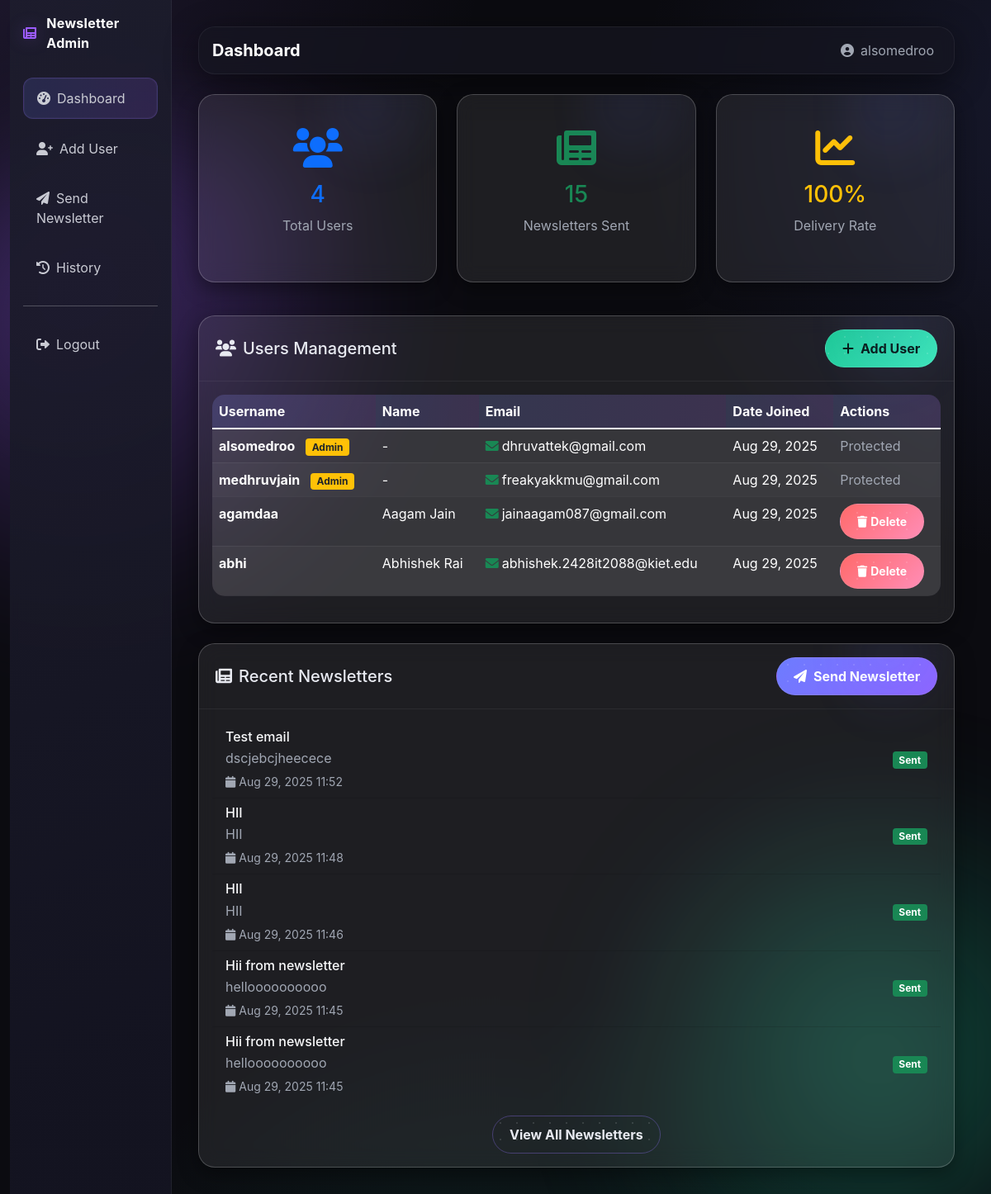
The page /newsletter/ (signed in) on the database its author committed.
### newsletter/models.py (models this page shows, shortened)
class Newsletter(models.Model):
    title = models.CharField(max_length=200)
    description = models.TextField()
    created_at = models.DateTimeField(auto_now_add=True)
    sent_at = models.DateTimeField(auto_now_add=True)
    class Meta:
        ordering = ['-created_at']

### newsletter/views.py (the view)
# urls.py: path('', views.dashboard, name='dashboard'),
@user_passes_test(is_admin)
def dashboard(request):
    users = User.objects.all().order_by('date_joined')
    newsletters = Newsletter.objects.all()[:5]  # Last 5 newsletters
    context = {
        'users': users,
        'newsletters': newsletters,
        'total_users': users.count(),
        'total_newsletters': Newsletter.objects.count(),
    }
    return render(request, 'newsletter/dashboard.html', context)

### newsletter/views.py (called while the page is built)
def is_admin(user):
    return user.is_authenticated and user.is_superuser

### templates/newsletter/dashboard.html (shortened to what this page needs)
{% extends 'newsletter/base.html' %}
{% block page_title %}Dashboard{% endblock %}
{% block content %}
<div class="row mb-4">
    <div class="col-md-4 mb-3">
        <div class="card text-center p-4">
            <div class="card-body">
                <i class="fas fa-users fa-3x text-primary mb-3"></i>
                <h3 class="text-primary">{{ total_users }}</h3>
                <p class="text-muted">Total Users</p>
            </div>
        </div>
    </div>
    <div class="col-md-4 mb-3">
        <div class="card text-center p-4">
            <div class="card-body">
                <i class="fas fa-newspaper fa-3x text-success mb-3"></i>
                <h3 class="text-success">{{ total_newsletters }}</h3>
                <p class="text-muted">Newsletters Sent</p>
            </div>
        </div>
    </div>
    <div class="col-md-4 mb-3">
        <div class="card text-center p-4">
            <div class="card-body">
                <i class="fas fa-chart-line fa-3x text-warning mb-3"></i>
                <h3 class="text-warning">100%</h3>
                <p class="text-muted">Delivery Rate</p>
            </div>
        </div>
    </div>
</div>
<div class="card mb-4">
    <div class="card-header d-flex justify-content-between align-items-center">
        <h5 class="mb-0"><i class="fas fa-users me-2"></i>Users Management</h5>
        <a href="{% url 'newsletter:add_user' %}" class="btn btn-success">
            <i class="fas fa-plus me-2"></i>Add User
        </a>
    </div>
    <div class="card-body">
        {% if users %}
            <div class="table-responsive">
                <table class="table table-striped table-hover">
                    <thead>
                        <tr>
                            <th>Username</th>
                            <th>Name</th>
                            <th>Email</th>
                            <th>Date Joined</th>
                            <th>Actions</th>
                        </tr>
                    </thead>
                    <tbody>
                        {% for user in users %}
                            <tr>
                                <td>
                                    <strong>{{ user.username }}</strong>
                                    {% if user.is_superuser %}
                                        <span class="badge bg-warning text-dark ms-2">Admin</span>
                                    {% endif %}
                                </td>
                                <td>{{ user.get_full_name|default:"-" }}</td>
                                <td>
                                    {% if user.email %}
                                        <i class="fas fa-envelope text-success me-1"></i>{{ user.email }}
                                    {% else %}
                                        <span class="text-muted">No email</span>
                                    {% endif %}
                                </td>
                                <td>{{ user.date_joined|date:"M d, Y" }}</td>
                                <td>
                                    {% if not user.is_superuser %}
                                        <button class="btn btn-danger btn-sm"
                                                onclick="confirmDelete('{{ user.username }}', {{ user.id }})">
                                            <i class="fas fa-trash me-1"></i>Delete
                                        </button>
                                    {% else %}
                                        <span class="text-muted">Protected</span>
                                    {% endif %}
                                </td>
                            </tr>
                        {% endfor %}
                    </tbody>
                </table>
            </div>
        {% endif %}
    </div>
</div>
<div class="card">
    <div class="card-header d-flex justify-content-between align-items-center">
        <h5 class="mb-0"><i class="fas fa-newspaper me-2"></i>Recent Newsletters</h5>
        <a href="{% url 'newsletter:send_newsletter' %}" class="btn btn-primary">
            <i class="fas fa-paper-plane me-2"></i>Send Newsletter
        </a>
    </div>
    <div class="card-body">
        {% if newsletters %}
            <div class="list-group list-group-flush">
                {% for newsletter in newsletters %}
                    <div class="list-group-item d-flex justify-content-between align-items-center bg-transparent text-light">
                        <div>
                            <h6 class="mb-1">{{ newsletter.title }}</h6>
                            <p class="mb-1 text-muted">{{ newsletter.description|truncatewords:10 }}</p>
                            <small class="text-muted"><i class="fas fa-calendar me-1"></i>{{ newsletter.sent_at|date:"M d, Y H:i" }}</small>
                        </div>
                        <span class="badge bg-success">Sent</span>
                    </div>
                {% endfor %}
            </div>
            <div class="text-center mt-3">
                <a href="{% url 'newsletter:history' %}" class="btn btn-outline-primary">View All Newsletters</a>
            </div>
        {% else %}
            <div class="text-center py-4">
                <i class="fas fa-newspaper fa-3x text-muted mb-3"></i>
                <h6 class="text-muted">No newsletters sent yet</h6>
                <p class="text-muted">Create and send your first newsletter!</p>
            </div>
        {% endif %}
    </div>
</div>
{% endblock %}

### templates/newsletter/base.html (shortened to what this page needs)
<!DOCTYPE html>
<html lang="en">
<head>
  <link href="https://cdn.jsdelivr.net/npm/bootstrap@5.1.3/dist/css/bootstrap.min.css" rel="stylesheet"/>
  <link href="https://cdnjs.cloudflare.com/ajax/libs/font-awesome/6.0.0/css/all.min.css" rel="stylesheet"/>
</head>
<body>
  <div class="bg-animated" aria-hidden="true"></div>
  <div class="container-fluid">
    <div class="row g-0">
      <div class="col-lg-2 col-md-3 sidebar p-3">
        <div class="brand mb-4">
          <i class="fas fa-newspaper"></i>
          <span>Newsletter Admin</span>
        </div>
        <nav class="nav flex-column">
          <a class="nav-link {% if request.resolver_match.url_name == 'dashboard' %}active{% endif %}"
             href="{% url 'newsletter:dashboard' %}">
            <i class="fas fa-tachometer-alt me-2"></i>Dashboard
          </a>
          <a class="nav-link {% if request.resolver_match.url_name == 'add_user' %}active{% endif %}"
             href="{% url 'newsletter:add_user' %}">
            <i class="fas fa-user-plus me-2"></i>Add User
          </a>
          <a class="nav-link {% if request.resolver_match.url_name == 'send_newsletter' %}active{% endif %}"
             href="{% url 'newsletter:send_newsletter' %}">
            <i class="fas fa-paper-plane me-2"></i>Send Newsletter
          </a>
          <a class="nav-link {% if request.resolver_match.url_name == 'history' %}active{% endif %}"
             href="{% url 'newsletter:history' %}">
            <i class="fas fa-history me-2"></i>History
          </a>
          <hr/>
          <a class="nav-link" href="/admin/logout/">
            <i class="fas fa-sign-out-alt me-2"></i>Logout
          </a>
        </nav>
      </div>
      <div class="col-lg-10 col-md-9 main-content">
        <div class="row mb-4">
          <div class="col">
            <nav class="navbar navbar-expand-lg px-3">
              <div class="container-fluid px-0">
                <span class="navbar-brand mb-0 h1">
                  {% block page_title %}Newsletter Dashboard{% endblock %}
                </span>
                <div class="navbar-nav ms-auto">
                  <span class="nav-link">
                    <i class="fas fa-user-circle me-2"></i>{{ user.get_full_name|default:user.username }}
                  </span>
                </div>
              </div>
            </nav>
          </div>
        </div>
        {% block content %}{% endblock %}
      </div>
    </div>
  </div>
</body>
</html>

### templates/newsletter/dashboard.html (style rules this page uses)
body { background: linear-gradient(-45deg, #0f2027, #203a43, #2c5364, #1b2735); background-size: 400% 400%; animation: gradientBG 12s ease infinite; color: #f0f0f0; }
.card { background: rgba(255, 255, 255, 0.08); backdrop-filter: blur(12px); border-radius: 20px; border: 1px solid rgba(255, 255, 255, 0.2); box-shadow: 0 8px 25px rgba(0,0,0,0.4); transition: transform 0.3s ease, box-shadow 0.3s ease; }
.btn { border-radius: 50px; padding: 10px 20px; font-weight: bold; transition: all 0.3s ease-in-out; position: relative; overflow: hidden; }
.btn::before { content: ""; position: absolute; top: -50%; left: -50%; width: 200%; height: 200%; background: radial-gradient(circle, rgba(255,255,255,0.3) 10%, transparent 10.01%); background-size: 20px 20px; animation: bubble 3s linear infinite; opacity: 0.4; }
.table { background: rgba(255,255,255,0.05); border-radius: 15px; overflow: hidden; color: #fff; }
.table th { background: rgba(255,255,255,0.1); color: #fff; }
.table td { color: #fff !important; }
.table-striped tbody tr:nth-of-type(odd) { background: rgba(255,255,255,0.04); }
.table-striped tbody tr:nth-of-type(even) { background: rgba(255,255,255,0.08); }

### rows shown on the page
Newsletter: title "Test email", description "dscjebcjheecece", sent_at "Aug 29, 2025 11:52"
Newsletter: title "HII", description "HII", sent_at "Aug 29, 2025 11:48"
Newsletter: title "HII", description "HII", sent_at "Aug 29, 2025 11:46"
Newsletter: title "Hii from newsletter", description "helloooooooooo", sent_at "Aug 29, 2025 11:45"
Newsletter: title "Hii from newsletter", description "helloooooooooo", sent_at "Aug 29, 2025 11:45"

### other values the page prints
{{ user.get_full_name|default:user.username }} "alsomedroo"
{{ total_users }} "4"
{{ total_newsletters }} "15"
{{ user.username }} "alsomedroo"
{{ user.get_full_name|default:"-" }} "-"
{{ user.email }} "dhruvattek@gmail.com"
{{ user.date_joined|date:"M d, Y" }} "Aug 29, 2025"
{{ user.username }} "medhruvjain"
{{ user.email }} "freakyakkmu@gmail.com"
{{ user.username }} "agamdaa"
{{ user.get_full_name|default:"-" }} "Aagam Jain"
{{ user.email }} "jainaagam087@gmail.com"
{{ user.username }} "abhi"
{{ user.get_full_name|default:"-" }} "Abhishek Rai"
{{ user.email }} "abhishek.2428it2088@kiet.edu"
